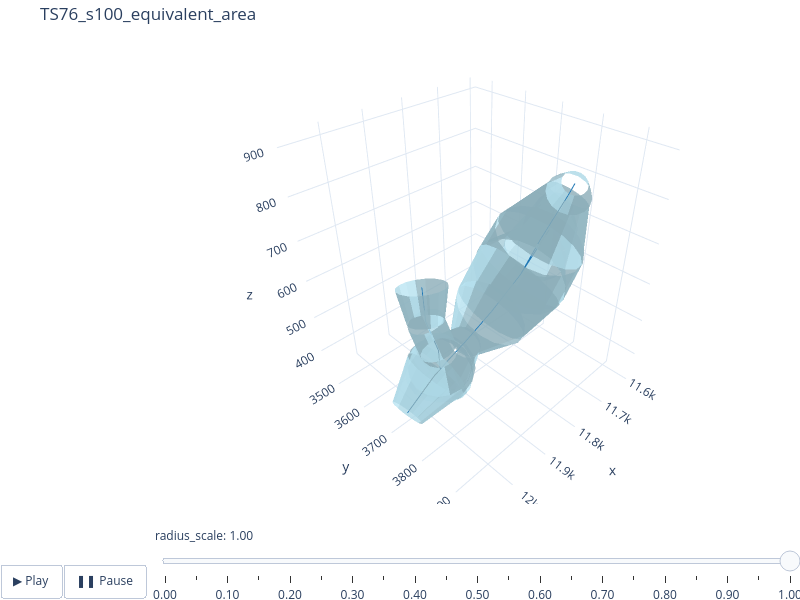

The notebook cell this image was saved under:
### Markdown cell above
# Plotting

### Code cell
# plot using swctools
make_html = False

for radius_strategy in radius_strategy_list:
    swc_filepath = f"{swc_out_dir}/TS{spine_idx}_s{spacing}_{radius_strategy}.swc"
    model = SWCModel.from_swc_file(swc_filepath)
    model.print_attributes(node_info=False, edge_info=False)
    frusta = FrustaSet.from_swc_model(model)
    title = f"TS{spine_idx}_s{spacing}_{radius_strategy}"
    fig = plot_model(swc_model=model, frusta=frusta, slider=True, title=title)
    fig.show()
    if make_html:
        fig.write_html(f"../plotly/TS{spine_idx}_s{spacing}_{radius_strategy}.html")

### Figure 1 — Plotly figure (JSON) as saved in the notebook; plotly's stock layout.template omitted (floating-point values rounded to 4 significant figures; data arrays with more than 128 entries replaced by an {"elided": "..."} marker saying what was removed)
{"data": [{"color": "lightblue", "flatshading": true, "i": {"elided": "512 int values"}, "j": {"elided": "512 int values"}, "k": {"elided": "512 int values"}, "name": "frusta", "opacity": 0.8, "type": "mesh3d", "x": {"elided": "512 float values"}, "y": {"elided": "512 float values"}, "z": {"elided": "512 float values"}}, {"line": {"color": "#1f77b4", "width": 2}, "mode": "lines", "name": "centroid", "type": "scatter3d", "x": [11620.0, 11700.0, null, 11700.0, 11800.0, null, 11800.0, 11850.0, null, 11850.0, 11850.0, null, 11850.0, 11910.0, null, 11850.0, 11810.0, null, 11810.0, 11780.0, null, 11910.0, 11940.0, null, 11940.0, 11950.0, null, 11950.0, 11950.0, null, 11950.0, 11970.0, null, 11950.0, 11950.0, null, 11970.0, 12060.0, null, 11950.0, 11890.0, null, 11890.0, 11860.0, null, 11860.0, 11840.0, null], "y": [3729.0, 3783.0, null, 3783.0, 3819.0, null, 3819.0, 3836.0, null, 3836.0, 3871.0, null, 3836.0, 3813.0, null, 3871.0, 3895.0, null, 3895.0, 3882.0, null, 3813.0, 3771.0, null, 3771.0, 3723.0, null, 3723.0, 3709.0, null, 3709.0, 3709.0, null, 3709.0, 3703.0, null, 3709.0, 3722.0, null, 3703.0, 3631.0, null, 3631.0, 3548.0, null, 3548.0, 3524.0, null], "z": [700.1, 707.7, null, 707.7, 708.1, null, 708.1, 694.2, null, 694.2, 784.5, null, 694.2, 623.5, null, 784.5, 867.6, null, 867.6, 871.1, null, 623.5, 538.6, null, 538.6, 456.0, null, 456.0, 429.0, null, 429.0, 424.4, null, 429.0, 425.9, null, 424.4, 387.1, null, 425.9, 391.6, null, 391.6, 409.3, null, 409.3, 495.5, null]}], "layout": {"height": 600, "margin": {"b": 0, "l": 0, "r": 0, "t": 40}, "scene": {"aspectmode": "data"}, "showlegend": false, "sliders": [{"active": 20, "currentvalue": {"prefix": "radius_scale: ", "visible": true}, "steps": [{"args": [["scale=0.00"], {"frame": {"duration": 0}, "mode": "immediate", "transition": {"duration": 0}}], "label": "0.00", "method": "animate"}, {"args": [["scale=0.05"], {"frame": {"duration": 0}, "mode": "immediate", "transition": {"duration": 0}}], "label": "0.05", "method": "animate"}, {"args": [["scale=0.10"], {"frame": {"duration": 0}, "mode": "immediate", "transition": {"duration": 0}}], "label": "0.10", "method": "animate"}, {"args": [["scale=0.15"], {"frame": {"duration": 0}, "mode": "immediate", "transition": {"duration": 0}}], "label": "0.15", "method": "animate"}, {"args": [["scale=0.20"], {"frame": {"duration": 0}, "mode": "immediate", "transition": {"duration": 0}}], "label": "0.20", "method": "animate"}, {"args": [["scale=0.25"], {"frame": {"duration": 0}, "mode": "immediate", "transition": {"duration": 0}}], "label": "0.25", "method": "animate"}, {"args": [["scale=0.30"], {"frame": {"duration": 0}, "mode": "immediate", "transition": {"duration": 0}}], "label": "0.30", "method": "animate"}, {"args": [["scale=0.35"], {"frame": {"duration": 0}, "mode": "immediate", "transition": {"duration": 0}}], "label": "0.35", "method": "animate"}, {"args": [["scale=0.40"], {"frame": {"duration": 0}, "mode": "immediate", "transition": {"duration": 0}}], "label": "0.40", "method": "animate"}, {"args": [["scale=0.45"], {"frame": {"duration": 0}, "mode": "immediate", "transition": {"duration": 0}}], "label": "0.45", "method": "animate"}, {"args": [["scale=0.50"], {"frame": {"duration": 0}, "mode": "immediate", "transition": {"duration": 0}}], "label": "0.50", "method": "animate"}, {"args": [["scale=0.55"], {"frame": {"duration": 0}, "mode": "immediate", "transition": {"duration": 0}}], "label": "0.55", "method": "animate"}, {"args": [["scale=0.60"], {"frame": {"duration": 0}, "mode": "immediate", "transition": {"duration": 0}}], "label": "0.60", "method": "animate"}, {"args": [["scale=0.65"], {"frame": {"duration": 0}, "mode": "immediate", "transition": {"duration": 0}}], "label": "0.65", "method": "animate"}, {"args": [["scale=0.70"], {"frame": {"duration": 0}, "mode": "immediate", "transition": {"duration": 0}}], "label": "0.70", "method": "animate"}, {"args": [["scale=0.75"], {"frame": {"duration": 0}, "mode": "immediate", "transition": {"duration": 0}}], "label": "0.75", "method": "animate"}, {"args": [["scale=0.80"], {"frame": {"duration": 0}, "mode": "immediate", "transition": {"duration": 0}}], "label": "0.80", "method": "animate"}, {"args": [["scale=0.85"], {"frame": {"duration": 0}, "mode": "immediate", "transition": {"duration": 0}}], "label": "0.85", "method": "animate"}, {"args": [["scale=0.90"], {"frame": {"duration": 0}, "mode": "immediate", "transition": {"duration": 0}}], "label": "0.90", "method": "animate"}, {"args": [["scale=0.95"], {"frame": {"duration": 0}, "mode": "immediate", "transition": {"duration": 0}}], "label": "0.95", "method": "animate"}, {"args": [["scale=1.00"], {"frame": {"duration": 0}, "mode": "immediate", "transition": {"duration": 0}}], "label": "1.00", "method": "animate"}]}], "title": {"text": "TS76_s100_equivalent_area"}, "updatemenus": [{"buttons": [{"args": [null, {"frame": {"duration": 0}, "fromcurrent": true, "transition": {"duration": 0}}], "label": "▶ Play", "method": "animate"}, {"args": [[null], {"frame": {"duration": 0}, "mode": "immediate", "transition": {"duration": 0}}], "label": "❚❚ Pause", "method": "animate"}], "direction": "left", "pad": {"r": 10, "t": 60}, "showactive": false, "type": "buttons", "x": 0, "y": 0}], "width": 800}}
